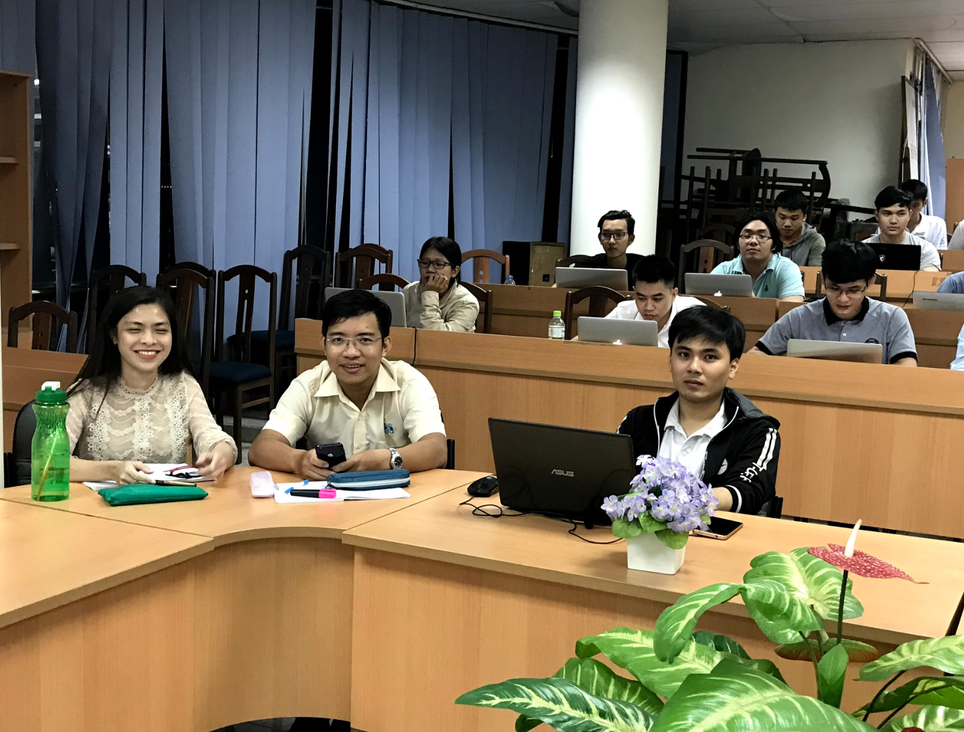
#> input picture face_recognition/source/Screen Shot 2019-02-20 at 7.58.06 PM.png, 964 x 732 px, shrunk from 1594 x 1210 before the run; its folder holds only this picture in this run
$ jupyter execute face_recognition-2.ipynb   (shell and % lines are left out)
#> lines starting #> are read from the running program, lines starting #| are printed output that depends on the picture
## 1. Cài đặt thư viện

[cell 1]
from matplotlib import pyplot as plt
import cv2
import os

plt.rcParams["figure.figsize"] = (18, 12)

[cell 2]
faceId = 0
for file in os.listdir("source"):
    if file.endswith(".png"):
        face_cascade = cv2.CascadeClassifier('haarcascade_frontalface_default.xml')
        img = cv2.imread('source/' + file)
#> img is the input picture: shape (732, 964, 3); mean B, G, R 87.4, 110.3, 121.7
        gray = cv2.cvtColor(img, cv2.COLOR_BGR2GRAY)
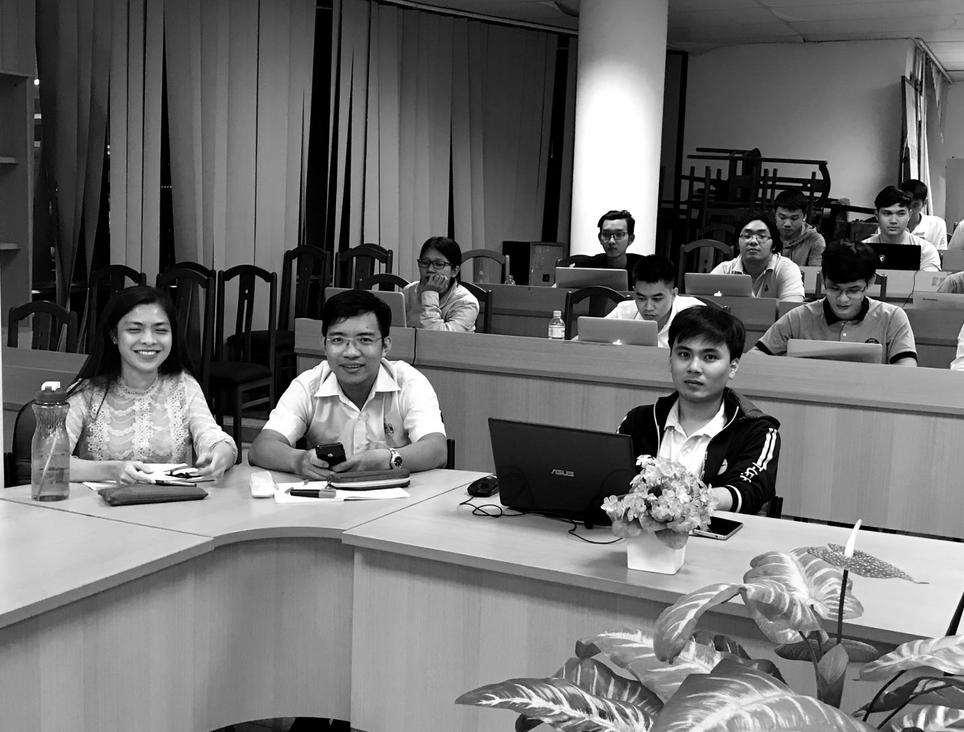
#> gray: shape (732, 964); min 0, max 255, mean 111.1
        # img = cv2.cvtColor(img, cv2.COLOR_BGR2RGB)
        faces = face_cascade.detectMultiScale(gray, scaleFactor=1.15, minNeighbors=15)
#> faces = [[732, 217, 45, 45], [113, 303, 66, 66], [317, 312, 71, 71], [658, 326, 74, 74]]

        for (x, y, w, h) in faces:
            fileName = "faces/face-"+str(faceId)+ ".jpg"
            cv2.imwrite(fileName, img[y:y+h, x:x+w])
            faceId += 1
            print(f"Write: {fileName}")
#> this loop made 4 passes
#> (x, y, w, h, fileName) on passes 1 to 4: (732, 217, 45, 45, 'faces/face-0.jpg'), (113, 303, 66, 66, 'faces/face-1.jpg'), (317, 312, 71, 71, 'faces/face-2.jpg'), (658, 326, 74, 74, 'faces/face-3.jpg')
#| Write: faces/face-0.jpg
#| Write: faces/face-1.jpg
#| Write: faces/face-2.jpg
#| Write: faces/face-3.jpg
#> pass 1, `cv2.imwrite(fileName, img[y:y+h, x:x+w])`:
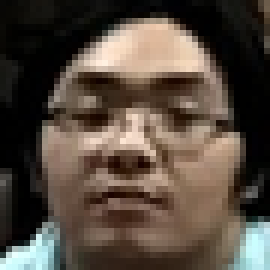
#> saved as face-0.jpg: shape (45, 45, 3) (shown 6 times larger); mean B, G, R 63.6, 74, 85.6
#> pass 2, `cv2.imwrite(fileName, img[y:y+h, x:x+w])`:
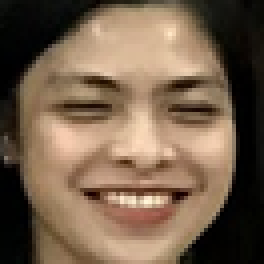
#> saved as face-1.jpg: shape (66, 66, 3) (shown 4 times larger); mean B, G, R 76.1, 96.2, 117.5
#> after the loop, faceId = 4

$ run again, on face_recognition/source/Screen Shot 2019-02-20 at 7.58.43 PM.png
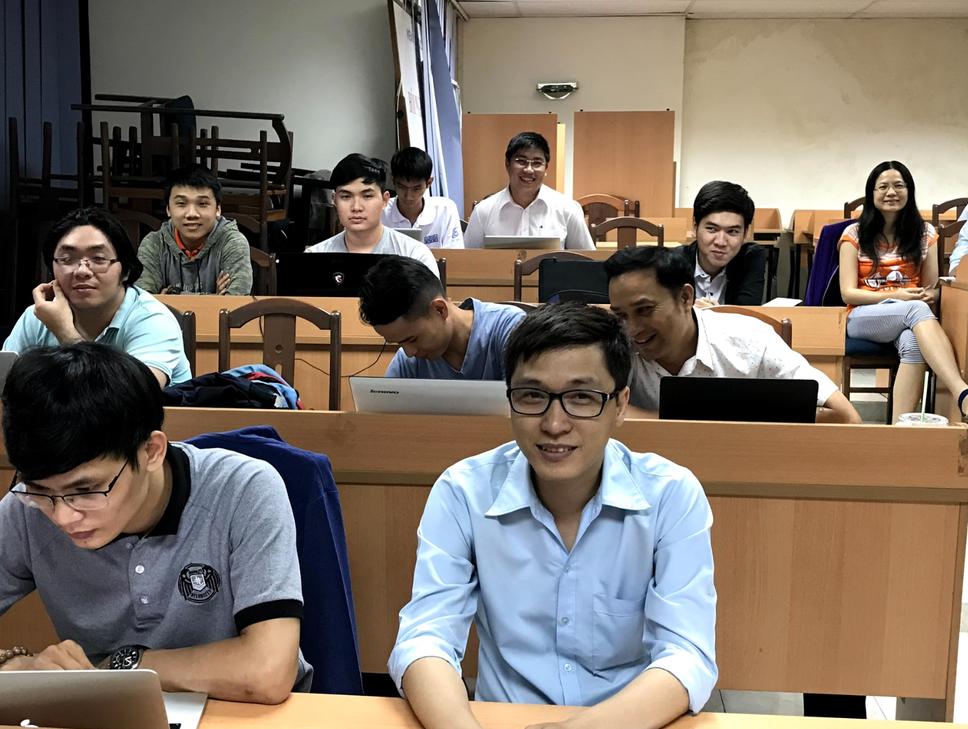
#> input picture face_recognition/source/Screen Shot 2019-02-20 at 7.58.43 PM.png, 968 x 729 px, shrunk from 1598 x 1204 before the run
#> img is the input picture: shape (729, 968, 3); mean B, G, R 101.5, 112.2, 123.6
#> `gray = cv2.cvtColor(img, cv2.COLOR_BGR2GRAY)`:
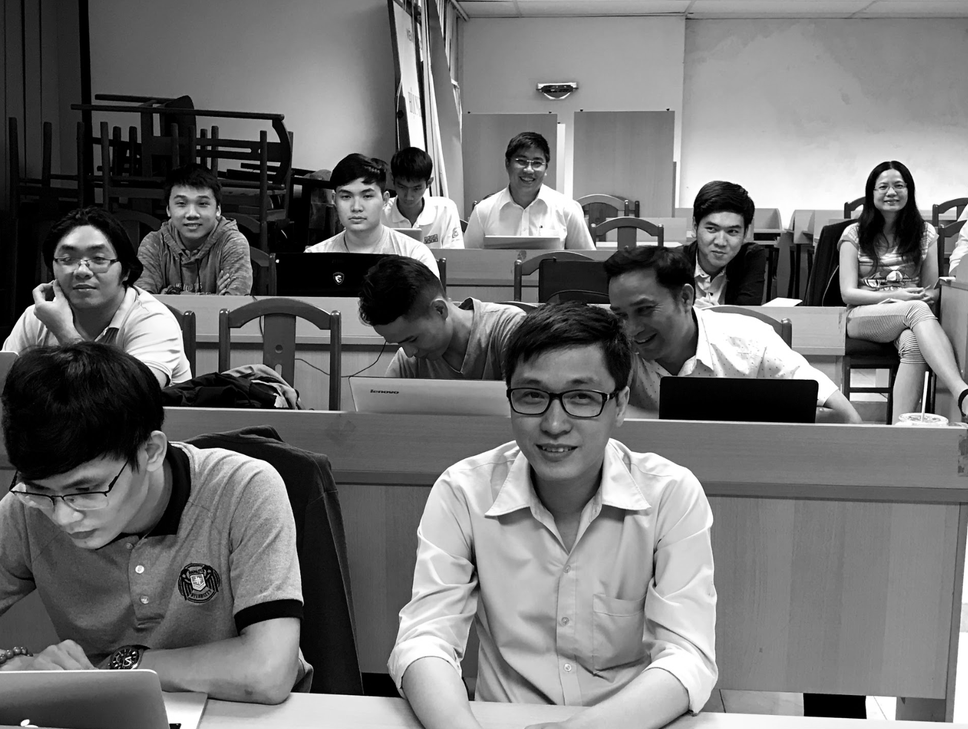
#> gray: shape (729, 968); min 0, max 255, mean 114.4
#> faces = [[868, 168, 45, 45], [329, 174, 57, 57], [504, 143, 50, 50], [692, 207, 59, 59], [162, 180, 61, 61], [42, 224, 83, 83], [494, 347, 129, 129]]
#> the loop `for (x, y, w, h) in faces:` made 7 passes
#> (x, y, w, h, fileName) on passes 1 to 7: (868, 168, 45, 45, 'faces/face-0.jpg'), (329, 174, 57, 57, 'faces/face-1.jpg'), (504, 143, 50, 50, 'faces/face-2.jpg'), (692, 207, 59, 59, 'faces/face-3.jpg'), (162, 180, 61, 61, 'faces/face-4.jpg'), (42, 224, 83, 83, 'faces/face-5.jpg'), (494, 347, 129, 129, 'faces/face-6.jpg')
#> (printed output is left out)
#> pass 2, `cv2.imwrite(fileName, img[y:y+h, x:x+w])`:
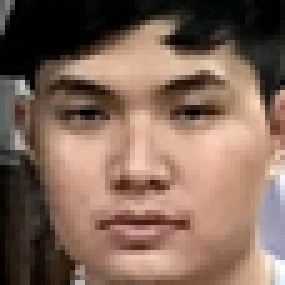
#> saved as face-1.jpg: shape (57, 57, 3) (shown 5 times larger); mean B, G, R 88.7, 102.5, 128.6
#> after the loop `for (x, y, w, h) in faces:`: faceId = 7

$ run again, on face_recognition/source/Screen Shot 2019-02-20 at 7.58.49 PM.png
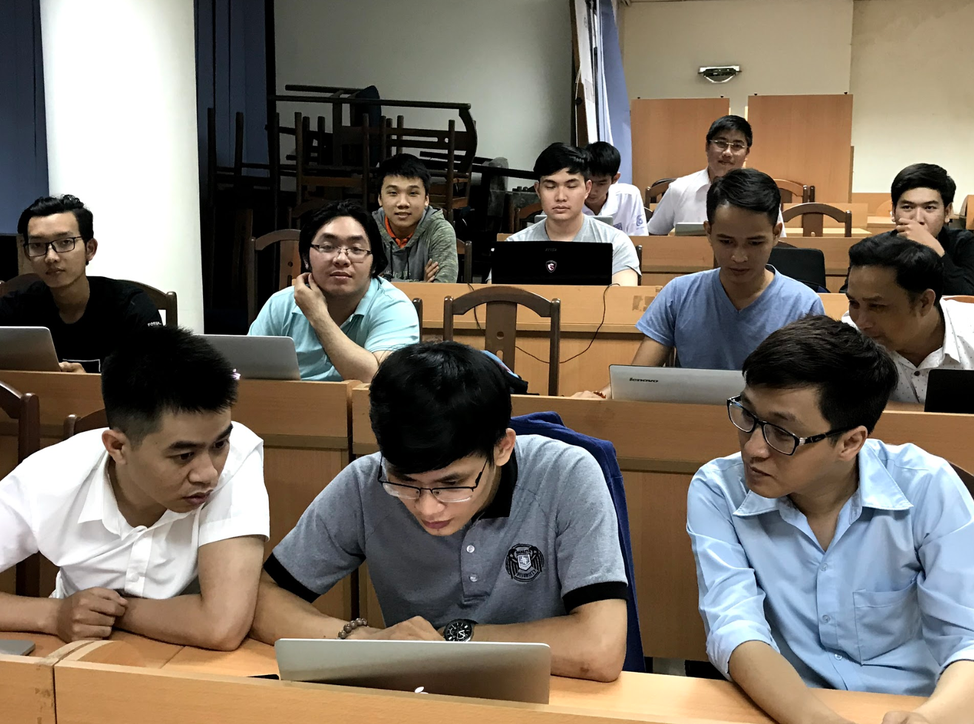
#> input picture face_recognition/source/Screen Shot 2019-02-20 at 7.58.49 PM.png, 974 x 724 px, shrunk from 1606 x 1194 before the run
#> img is the input picture: shape (724, 974, 3); mean B, G, R 101, 112.5, 122.4
#> `gray = cv2.cvtColor(img, cv2.COLOR_BGR2GRAY)`:
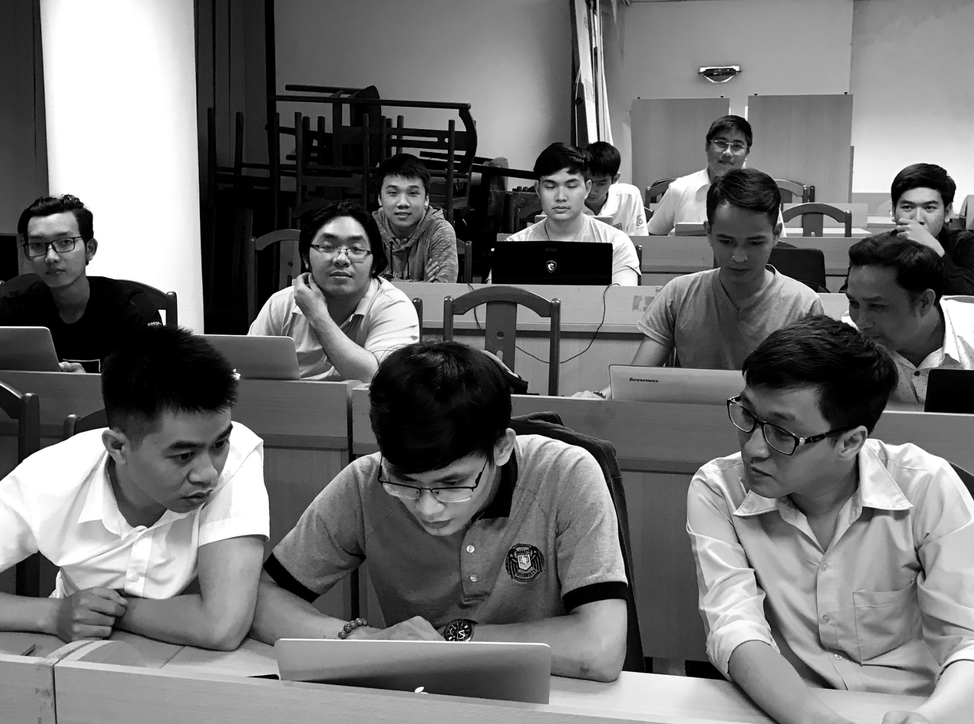
#> gray: shape (724, 974); min 0, max 255, mean 114.2
#> faces = [[703, 126, 51, 51], [533, 163, 57, 57], [891, 184, 58, 58], [374, 171, 58, 58], [16, 217, 73, 73], [303, 215, 77, 77], [143, 415, 105, 105]]
#> the loop `for (x, y, w, h) in faces:` made 7 passes
#> (x, y, w, h, fileName) on passes 1 to 7: (703, 126, 51, 51, 'faces/face-0.jpg'), (533, 163, 57, 57, 'faces/face-1.jpg'), (891, 184, 58, 58, 'faces/face-2.jpg'), (374, 171, 58, 58, 'faces/face-3.jpg'), (16, 217, 73, 73, 'faces/face-4.jpg'), (303, 215, 77, 77, 'faces/face-5.jpg'), (143, 415, 105, 105, 'faces/face-6.jpg')
#> (printed output is left out)
#> pass 2, `cv2.imwrite(fileName, img[y:y+h, x:x+w])`:
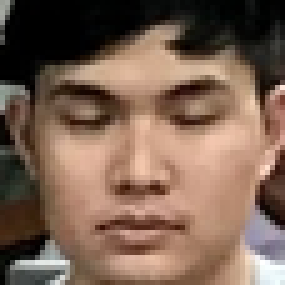
#> saved as face-1.jpg: shape (57, 57, 3) (shown 5 times larger); mean B, G, R 82.3, 97.9, 123
#> after the loop `for (x, y, w, h) in faces:`: faceId = 7

$ run again, on face_recognition/source/Screen Shot 2019-02-20 at 7.58.55 PM.png
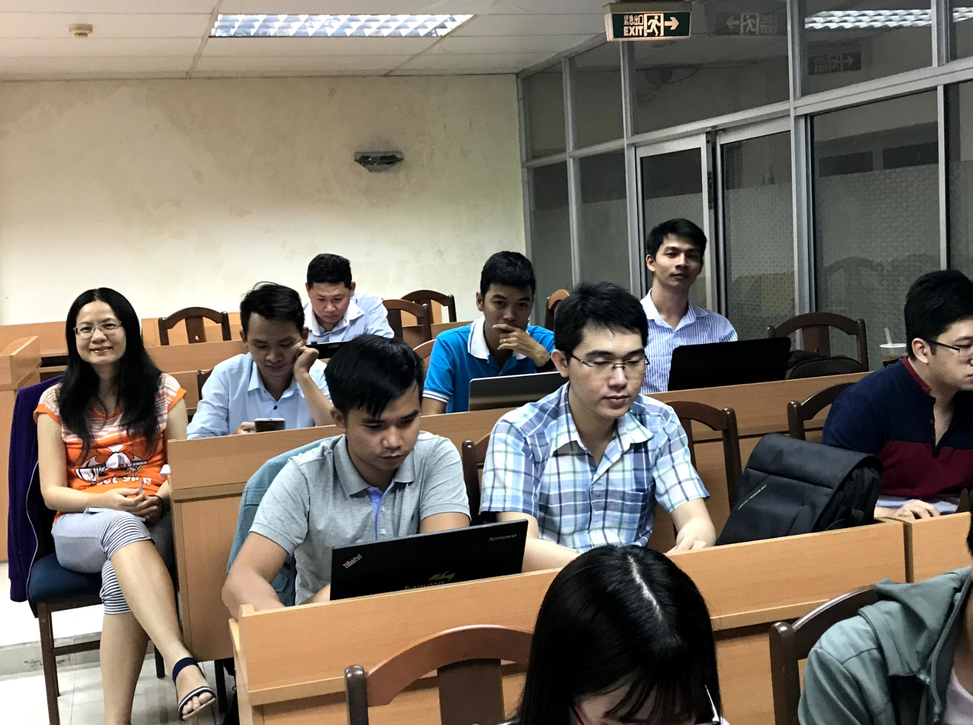
#> input picture face_recognition/source/Screen Shot 2019-02-20 at 7.58.55 PM.png, 973 x 725 px, shrunk from 1602 x 1194 before the run
#> img is the input picture: shape (725, 973, 3); mean B, G, R 102, 113, 121.1
#> `gray = cv2.cvtColor(img, cv2.COLOR_BGR2GRAY)`:
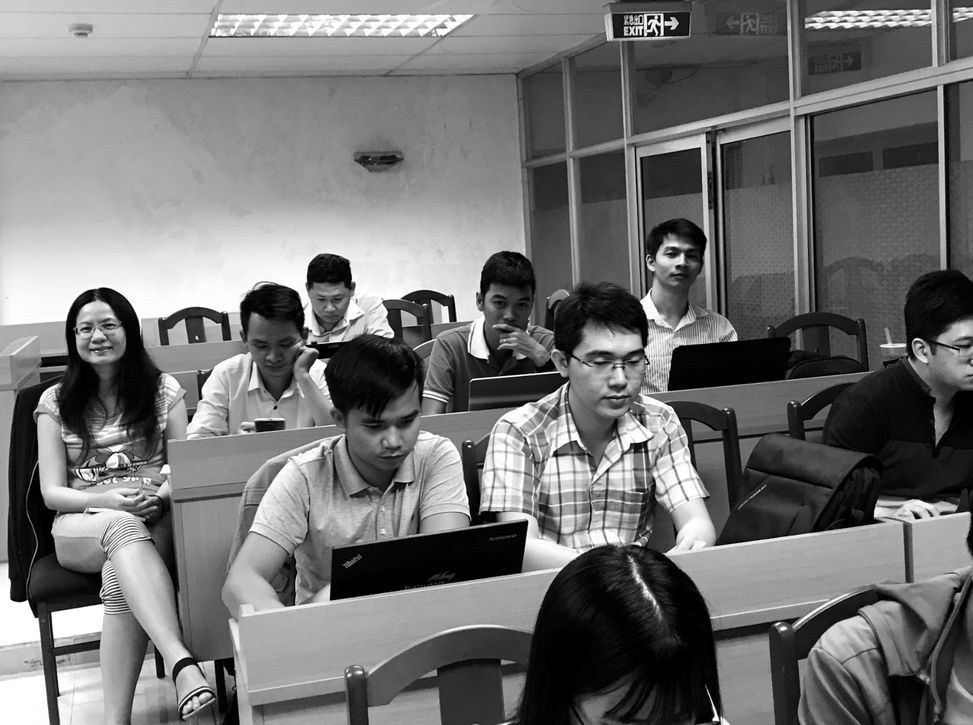
#> gray: shape (725, 973); min 0, max 255, mean 114.2
#> faces = [[304, 280, 51, 51], [654, 232, 56, 56], [68, 302, 62, 62], [572, 327, 89, 89], [346, 391, 89, 89]]
#> the loop `for (x, y, w, h) in faces:` made 5 passes
#> (x, y, w, h, fileName) on passes 1 to 5: (304, 280, 51, 51, 'faces/face-0.jpg'), (654, 232, 56, 56, 'faces/face-1.jpg'), (68, 302, 62, 62, 'faces/face-2.jpg'), (572, 327, 89, 89, 'faces/face-3.jpg'), (346, 391, 89, 89, 'faces/face-4.jpg')
#> (printed output is left out)
#> pass 2, `cv2.imwrite(fileName, img[y:y+h, x:x+w])`:
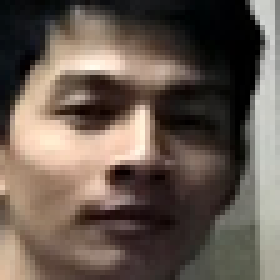
#> saved as face-1.jpg: shape (56, 56, 3) (shown 5 times larger); mean B, G, R 80.9, 90.5, 103.5
#> after the loop `for (x, y, w, h) in faces:`: faceId = 5

$ run again, on face_recognition/source/Screen Shot 2019-02-20 at 7.58.26 PM.png
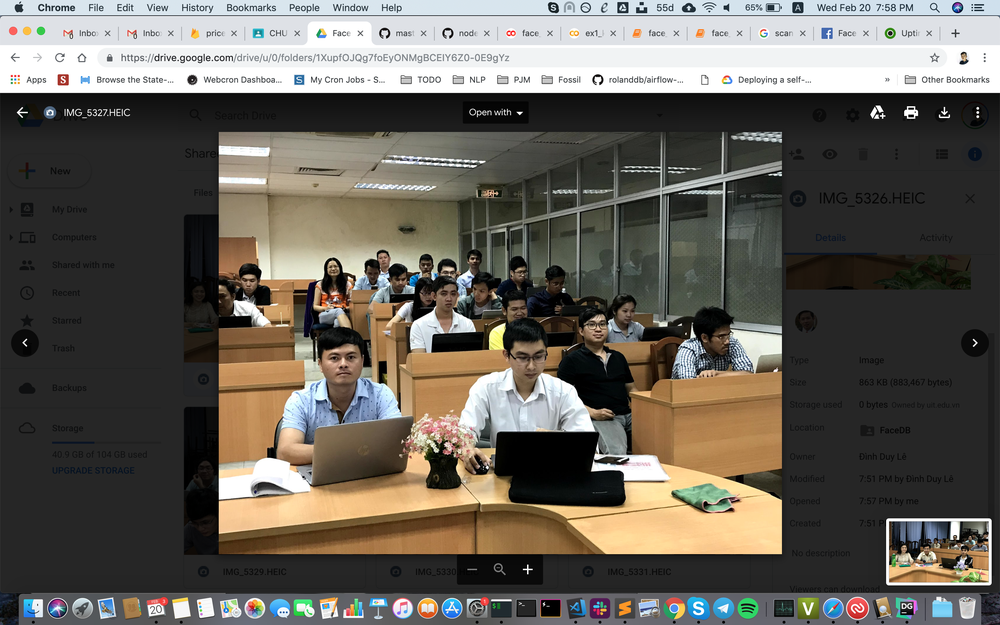
#> input picture face_recognition/source/Screen Shot 2019-02-20 at 7.58.26 PM.png, 1000 x 625 px, shrunk from 2880 x 1800 before the run
#> img is the input picture: shape (625, 1000, 3); mean B, G, R 89.3, 97.2, 101.7
#> `gray = cv2.cvtColor(img, cv2.COLOR_BGR2GRAY)`:
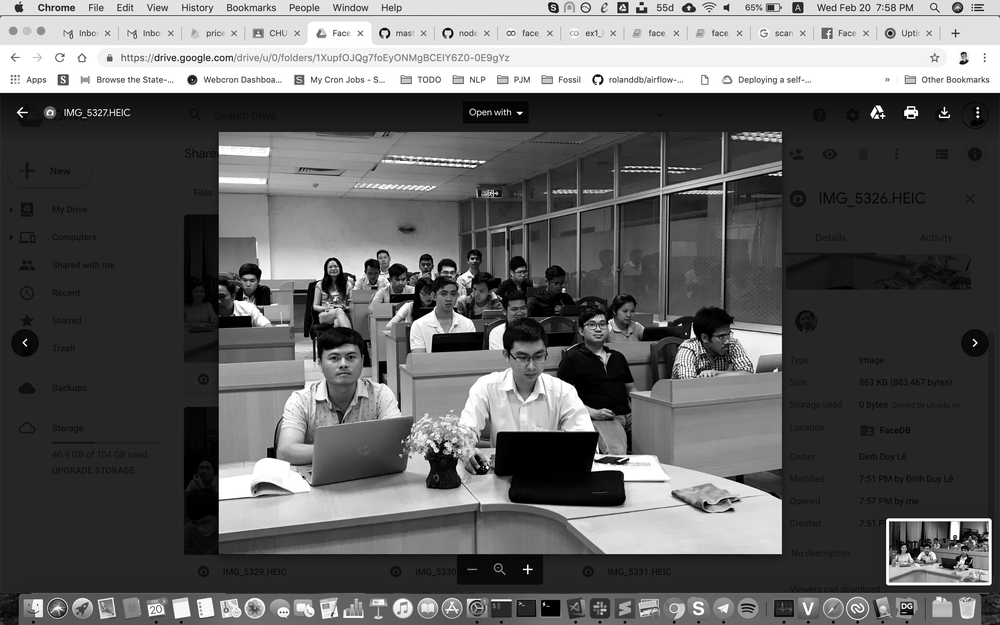
#> gray: shape (625, 1000); min 0, max 255, mean 97.7
#> faces = [[317, 337, 52, 52]]
#> the loop `for (x, y, w, h) in faces:` made 1 pass
#> (x, y, w, h, fileName, faceId) on pass 1: (317, 337, 52, 52, 'faces/face-0.jpg', 1)
#> (printed output is left out)
#> pass 1, `cv2.imwrite(fileName, img[y:y+h, x:x+w])`:
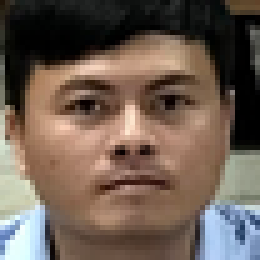
#> saved as face-0.jpg: shape (52, 52, 3) (shown 5 times larger); mean B, G, R 82.5, 93.6, 109.8
#> after the loop `for (x, y, w, h) in faces:`: faceId = 1
